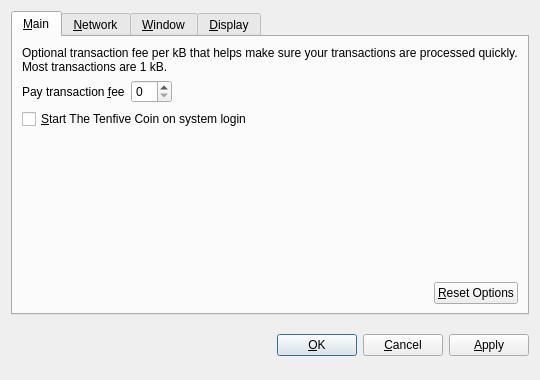
<?xml version="1.0" encoding="UTF-8"?>
<ui version="4.0">
 <class>OptionsDialog</class>
 <widget class="QDialog" name="OptionsDialog">
  <property name="geometry">
   <rect>
    <x>0</x>
    <y>0</y>
    <width>540</width>
    <height>380</height>
   </rect>
  </property>
  <property name="windowTitle">
   <string>Options</string>
  </property>
  <property name="modal">
   <bool>true</bool>
  </property>
  <layout class="QVBoxLayout" name="verticalLayout">
   <item>
    <widget class="QTabWidget" name="tabWidget">
     <property name="tabPosition">
      <enum>QTabWidget::North</enum>
     </property>
     <property name="currentIndex">
      <number>0</number>
     </property>
     <widget class="QWidget" name="tabMain">
      <attribute name="title">
       <string>&amp;Main</string>
      </attribute>
      <layout class="QVBoxLayout" name="verticalLayout_Main">
       <item>
        <widget class="QLabel" name="transactionFeeInfoLabel">
         <property name="text">
          <string>Optional transaction fee per kB that helps make sure your transactions are processed quickly. Most transactions are 1 kB.</string>
         </property>
         <property name="textFormat">
          <enum>Qt::PlainText</enum>
         </property>
         <property name="wordWrap">
          <bool>true</bool>
         </property>
        </widget>
       </item>
       <item>
        <layout class="QHBoxLayout" name="horizontalLayout_1_Main">
         <item>
          <widget class="QLabel" name="transactionFeeLabel">
           <property name="text">
            <string>Pay transaction &amp;fee</string>
           </property>
           <property name="textFormat">
            <enum>Qt::PlainText</enum>
           </property>
           <property name="buddy">
            <cstring>transactionFee</cstring>
           </property>
          </widget>
         </item>
         <item>
          <widget class="BitcoinAmountField" name="transactionFee"/>
         </item>
         <item>
          <spacer name="horizontalSpacer_1_Main">
           <property name="orientation">
            <enum>Qt::Horizontal</enum>
           </property>
           <property name="sizeHint" stdset="0">
            <size>
             <width>40</width>
             <height>20</height>
            </size>
           </property>
          </spacer>
         </item>
        </layout>
       </item>
       <item>
        <widget class="QCheckBox" name="bitcoinAtStartup">
         <property name="toolTip">
          <string>Automatically start The Tenfive Coin after logging in to the system.</string>
         </property>
         <property name="text">
          <string>&amp;Start The Tenfive Coin on system login</string>
         </property>
        </widget>
       </item>
       <item>
        <spacer name="verticalSpacer_Main">
         <property name="orientation">
          <enum>Qt::Vertical</enum>
         </property>
         <property name="sizeHint" stdset="0">
          <size>
           <width>20</width>
           <height>40</height>
          </size>
         </property>
        </spacer>
       </item>
       <item>
        <layout class="QHBoxLayout" name="horizontalLayout_2_Main">
         <item>
          <spacer name="horizontalSpacer_2_Main">
           <property name="orientation">
            <enum>Qt::Horizontal</enum>
           </property>
           <property name="sizeHint" stdset="0">
            <size>
             <width>40</width>
             <height>20</height>
            </size>
           </property>
          </spacer>
         </item>
         <item>
          <widget class="QPushButton" name="resetButton">
           <property name="toolTip">
            <string>Reset all client options to default.</string>
           </property>
           <property name="text">
            <string>&amp;Reset Options</string>
           </property>
           <property name="autoDefault">
            <bool>false</bool>
           </property>
          </widget>
         </item>
        </layout>
       </item>
      </layout>
     </widget>
     <widget class="QWidget" name="tabNetwork">
      <attribute name="title">
       <string>&amp;Network</string>
      </attribute>
      <layout class="QVBoxLayout" name="verticalLayout_Network">
       <item>
        <widget class="QCheckBox" name="mapPortUpnp">
         <property name="toolTip">
          <string>Automatically open the The Tenfive Coin client port on the router. This only works when your router supports UPnP and it is enabled.</string>
         </property>
         <property name="text">
          <string>Map port using &amp;UPnP</string>
         </property>
        </widget>
       </item>
       <item>
        <widget class="QCheckBox" name="connectSocks">
         <property name="toolTip">
          <string>Connect to the The Tenfive Coin network through a SOCKS proxy (e.g. when connecting through Tor).</string>
         </property>
         <property name="text">
          <string>&amp;Connect through SOCKS proxy:</string>
         </property>
        </widget>
       </item>
       <item>
        <layout class="QHBoxLayout" name="horizontalLayout_Network">
         <item>
          <widget class="QLabel" name="proxyIpLabel">
           <property name="text">
            <string>Proxy &amp;IP:</string>
           </property>
           <property name="textFormat">
            <enum>Qt::PlainText</enum>
           </property>
           <property name="buddy">
            <cstring>proxyIp</cstring>
           </property>
          </widget>
         </item>
         <item>
          <widget class="QValidatedLineEdit" name="proxyIp">
           <property name="maximumSize">
            <size>
             <width>140</width>
             <height>16777215</height>
            </size>
           </property>
           <property name="toolTip">
            <string>IP address of the proxy (e.g. 127.0.0.1)</string>
           </property>
          </widget>
         </item>
         <item>
          <widget class="QLabel" name="proxyPortLabel">
           <property name="text">
            <string>&amp;Port:</string>
           </property>
           <property name="textFormat">
            <enum>Qt::PlainText</enum>
           </property>
           <property name="buddy">
            <cstring>proxyPort</cstring>
           </property>
          </widget>
         </item>
         <item>
          <widget class="QLineEdit" name="proxyPort">
           <property name="maximumSize">
            <size>
             <width>55</width>
             <height>16777215</height>
            </size>
           </property>
           <property name="toolTip">
            <string>Port of the proxy (e.g. 9050)</string>
           </property>
          </widget>
         </item>
         <item>
          <widget class="QLabel" name="socksVersionLabel">
           <property name="text">
            <string>SOCKS &amp;Version:</string>
           </property>
           <property name="textFormat">
            <enum>Qt::PlainText</enum>
           </property>
           <property name="buddy">
            <cstring>socksVersion</cstring>
           </property>
          </widget>
         </item>
         <item>
          <widget class="QValueComboBox" name="socksVersion">
           <property name="toolTip">
            <string>SOCKS version of the proxy (e.g. 5)</string>
           </property>
          </widget>
         </item>
         <item>
          <spacer name="horizontalSpacer_Network">
           <property name="orientation">
            <enum>Qt::Horizontal</enum>
           </property>
           <property name="sizeHint" stdset="0">
            <size>
             <width>40</width>
             <height>20</height>
            </size>
           </property>
          </spacer>
         </item>
        </layout>
       </item>
       <item>
        <spacer name="verticalSpacer_Network">
         <property name="orientation">
          <enum>Qt::Vertical</enum>
         </property>
         <property name="sizeHint" stdset="0">
          <size>
           <width>20</width>
           <height>40</height>
          </size>
         </property>
        </spacer>
       </item>
      </layout>
     </widget>
     <widget class="QWidget" name="tabWindow">
      <attribute name="title">
       <string>&amp;Window</string>
      </attribute>
      <layout class="QVBoxLayout" name="verticalLayout_Window">
       <item>
        <widget class="QCheckBox" name="minimizeToTray">
         <property name="toolTip">
          <string>Show only a tray icon after minimizing the window.</string>
         </property>
         <property name="text">
          <string>&amp;Minimize to the tray instead of the taskbar</string>
         </property>
        </widget>
       </item>
       <item>
        <widget class="QCheckBox" name="minimizeOnClose">
         <property name="toolTip">
          <string>Minimize instead of exit the application when the window is closed. When this option is enabled, the application will be closed only after selecting Quit in the menu.</string>
         </property>
         <property name="text">
          <string>M&amp;inimize on close</string>
         </property>
        </widget>
       </item>
       <item>
        <spacer name="verticalSpacer_Window">
         <property name="orientation">
          <enum>Qt::Vertical</enum>
         </property>
         <property name="sizeHint" stdset="0">
          <size>
           <width>20</width>
           <height>40</height>
          </size>
         </property>
        </spacer>
       </item>
      </layout>
     </widget>
     <widget class="QWidget" name="tabDisplay">
      <attribute name="title">
       <string>&amp;Display</string>
      </attribute>
      <layout class="QVBoxLayout" name="verticalLayout_Display">
       <item>
        <layout class="QHBoxLayout" name="horizontalLayout_1_Display">
         <item>
          <widget class="QLabel" name="langLabel">
           <property name="text">
            <string>User Interface &amp;language:</string>
           </property>
           <property name="textFormat">
            <enum>Qt::PlainText</enum>
           </property>
           <property name="buddy">
            <cstring>lang</cstring>
           </property>
          </widget>
         </item>
         <item>
          <widget class="QValueComboBox" name="lang">
           <property name="toolTip">
            <string>The user interface language can be set here. This setting will take effect after restarting The Tenfive Coin.</string>
           </property>
          </widget>
         </item>
        </layout>
       </item>
       <item>
        <layout class="QHBoxLayout" name="horizontalLayout_2_Display">
         <item>
          <widget class="QLabel" name="unitLabel">
           <property name="text">
            <string>&amp;Unit to show amounts in:</string>
           </property>
           <property name="textFormat">
            <enum>Qt::PlainText</enum>
           </property>
           <property name="buddy">
            <cstring>unit</cstring>
           </property>
          </widget>
         </item>
         <item>
          <widget class="QValueComboBox" name="unit">
           <property name="toolTip">
            <string>Choose the default subdivision unit to show in the interface and when sending coins.</string>
           </property>
          </widget>
         </item>
        </layout>
       </item>
       <item>
        <widget class="QCheckBox" name="displayAddresses">
         <property name="toolTip">
          <string>Whether to show The Tenfive Coin addresses in the transaction list or not.</string>
         </property>
         <property name="text">
          <string>&amp;Display addresses in transaction list</string>
         </property>
        </widget>
       </item>
       <item>
        <widget class="QCheckBox" name="coinControlFeatures">
         <property name="toolTip">
          <string>Whether to show coin control features or not.</string>
         </property>
         <property name="text">
          <string>Display coin &amp;control features (experts only!)</string>
         </property>
        </widget>
       </item>
       <item>
        <spacer name="verticalSpacer_Display">
         <property name="orientation">
          <enum>Qt::Vertical</enum>
         </property>
         <property name="sizeHint" stdset="0">
          <size>
           <width>20</width>
           <height>40</height>
          </size>
         </property>
        </spacer>
       </item>
      </layout>
     </widget>
    </widget>
   </item>
   <item>
    <layout class="QHBoxLayout" name="horizontalLayout_Buttons">
     <item>
      <spacer name="horizontalSpacer_1">
       <property name="orientation">
        <enum>Qt::Horizontal</enum>
       </property>
       <property name="sizeHint" stdset="0">
        <size>
         <width>40</width>
         <height>48</height>
        </size>
       </property>
      </spacer>
     </item>
     <item>
      <widget class="QLabel" name="statusLabel">
       <property name="font">
        <font>
         <weight>75</weight>
         <bold>true</bold>
        </font>
       </property>
       <property name="text">
        <string/>
       </property>
       <property name="textFormat">
        <enum>Qt::PlainText</enum>
       </property>
       <property name="wordWrap">
        <bool>true</bool>
       </property>
      </widget>
     </item>
     <item>
      <spacer name="horizontalSpacer_2">
       <property name="orientation">
        <enum>Qt::Horizontal</enum>
       </property>
       <property name="sizeHint" stdset="0">
        <size>
         <width>40</width>
         <height>48</height>
        </size>
       </property>
      </spacer>
     </item>
     <item>
      <widget class="QPushButton" name="okButton">
       <property name="text">
        <string>&amp;OK</string>
       </property>
      </widget>
     </item>
     <item>
      <widget class="QPushButton" name="cancelButton">
       <property name="text">
        <string>&amp;Cancel</string>
       </property>
       <property name="autoDefault">
        <bool>false</bool>
       </property>
      </widget>
     </item>
     <item>
      <widget class="QPushButton" name="applyButton">
       <property name="text">
        <string>&amp;Apply</string>
       </property>
       <property name="autoDefault">
        <bool>false</bool>
       </property>
      </widget>
     </item>
    </layout>
   </item>
  </layout>
 </widget>
 <customwidgets>
  <customwidget>
   <class>BitcoinAmountField</class>
   <extends>QSpinBox</extends>
   <header>bitcoinamountfield.h</header>
  </customwidget>
  <customwidget>
   <class>QValueComboBox</class>
   <extends>QComboBox</extends>
   <header>qvaluecombobox.h</header>
  </customwidget>
  <customwidget>
   <class>QValidatedLineEdit</class>
   <extends>QLineEdit</extends>
   <header>qvalidatedlineedit.h</header>
  </customwidget>
 </customwidgets>
 <resources/>
 <connections/>
</ui>
